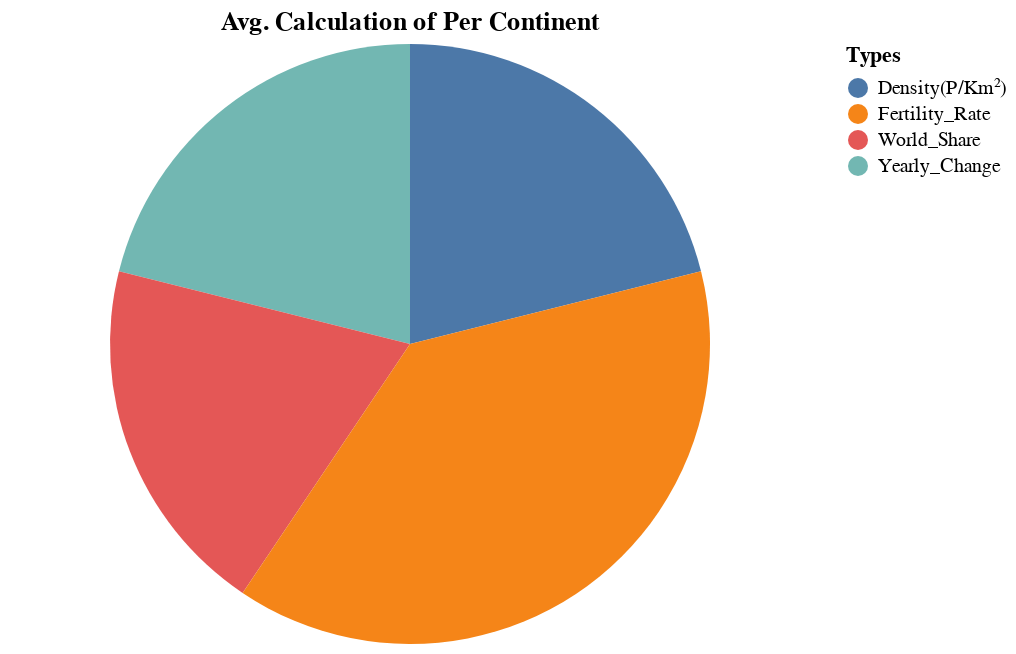

Notebook code cell kept with this figure:
### Markdown cell above
# Pie Chart

### Code cell
alt.Chart(avg).mark_arc().encode(theta=alt.Theta(field='Asia', type='quantitative'),
                                color=alt.Color(field='Types', type='nominal'),
                                tooltip=['Types', 'Asia']).properties(width=400, title='Avg. Calculation of Per Continent')

### Figure 1 — Vega-Lite specification as saved in the notebook (floating-point values rounded to 4 significant figures)
{"config": {"view": {"continuousWidth": 400, "continuousHeight": 300}}, "data": {"name": "data-b2c3637ae10479ddded0e3f757c92b2a"}, "mark": "arc", "encoding": {"color": {"field": "Types", "type": "nominal"}, "theta": {"field": "Asia", "type": "quantitative"}, "tooltip": [{"field": "Types", "type": "nominal"}, {"field": "Asia", "type": "quantitative"}]}, "title": "Avg. Calculation of Per Continent", "width": 400, "$schema": "https://vega.github.io/schema/vega-lite/v4.17.0.json", "datasets": {"data-b2c3637ae10479ddded0e3f757c92b2a": [{"Types": "Yearly_Change", "Africa": 2.212, "Asia": 1.289, "Europe": 0.08479, "North America": 0.6038, "Oceania": 0.8804, "South America": 1.157}, {"Types": "Density(P/Km²)", "Africa": 2.212, "Asia": 1.289, "Europe": 0.08479, "North America": 0.6038, "Oceania": 0.8804, "South America": 1.157}, {"Types": "World_Share", "Africa": 0.2964, "Asia": 1.191, "Europe": 0.2004, "North America": 0.19, "Oceania": 0.02304, "South America": 0.368}, {"Types": "Fertility_Rate", "Africa": 4.072, "Asia": 2.342, "Europe": 1.319, "North America": 1.36, "Oceania": 1.678, "South America": 2.0}]}}
